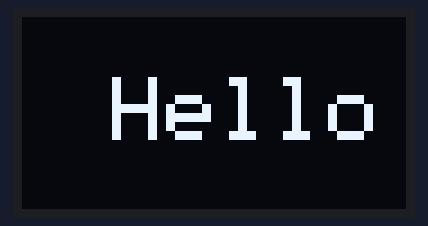
Bench run of a sketch on a simulated ESP32. On the bench: 128×64 one-colour display.

Above: at 0.1 s.
At 1.6 s:
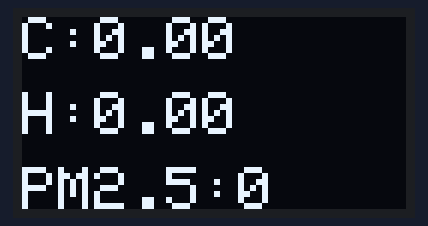

The sketch:

PMS5003T_OLED_SSD1306_ESP32.ino
```cpp
#include <SPI.h>
#include <Wire.h>
#include <Adafruit_GFX.h>
#include <Adafruit_SSD1306.h>

#define SCREEN_WIDTH 128 // OLED display width, in pixels
#define SCREEN_HEIGHT 64 // OLED display height, in pixels

// Declaration for SSD1306 display connected using software SPI (default case):
#define OLED_MOSI  23 //SDA
#define OLED_CLK   18 //SCL
#define OLED_DC    5 //DC
#define OLED_CS    15 //不用接
#define OLED_RESET 4  //RES
Adafruit_SSD1306 display(SCREEN_WIDTH, SCREEN_HEIGHT,OLED_MOSI, OLED_CLK, OLED_DC, OLED_RESET, OLED_CS);

unsigned char gucRxBuf[100];
unsigned int pmcount25;
float temp=0.0;
float humi=0.0;

void setup() {
  Serial.begin(9600);
  Serial2.begin(9600);
  display.begin(SSD1306_SWITCHCAPVCC);
  display.clearDisplay();
  display.setTextSize(3);             // Normal 1:1 pixel scale
  display.setTextColor(WHITE);        // Draw white text
  display.setCursor(30,20);             // Start at top-left corner
  display.println("Hello");
  display.display();
  delay(1500);
}
void loop() {
  pm();
  display.clearDisplay();
  display.setTextSize(2);
  display.setTextColor(WHITE);
  display.setCursor(0,0);
  display.print("C:");
  display.println(temp);
  display.setTextSize(2);
  display.setTextColor(WHITE);
  display.setCursor(0,25);
  display.print("H:");
  display.println(humi);
  display.setTextSize(2);
  display.setTextColor(WHITE);
  display.setCursor(0,50);
  display.println("PM2.5:"+String(pmcount25));
  display.display();
}
```

PM.ino
```cpp
void pm(){
if(Serial2.available()){
    delay(100);
    unsigned char i=0;
    while(Serial2.available()){
      gucRxBuf[i] = Serial2.read();
      i++;
    }
    if (((gucRxBuf[0]==0x42)&&(gucRxBuf[1]==0x4d))&&(i>=12)){
      int chksum=0;
      unsigned char DTL=(gucRxBuf[2]<<8)+gucRxBuf[3];
      for(unsigned char i=0;i<(DTL+2);i++){chksum += gucRxBuf[i];}
      unsigned char csH = (chksum>>8);
      unsigned char csL = (chksum&0xFF);
      if((csH==gucRxBuf[DTL+2])&&(csL==gucRxBuf[DTL+3])){
        Serial.println("========= PMS5003T =========");
        pmcount25=gucRxBuf[22]*256+gucRxBuf[23];
        temp=(float)(gucRxBuf[24]*256+gucRxBuf[25])/10;
        humi=(float)(gucRxBuf[26]*256+gucRxBuf[27])/10;
        Serial.print("PMcount2.5:");   Serial.println(pmcount25);
        Serial.print("Temperature:");  Serial.print(temp,1);       Serial.println(" C");
        Serial.print("Humidity:");     Serial.print(humi,1);       Serial.println(" %");
      }
      else{
        Serial2.flush();//資料傳送完畢才會往下執行
      }
    }
    else{
      Serial2.flush();
    }
   }
  }
```
